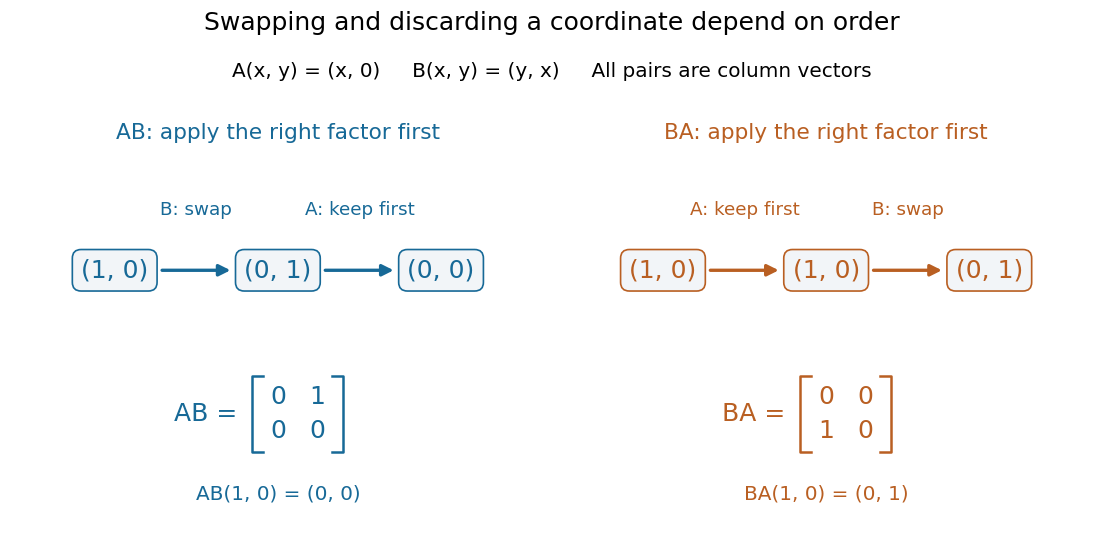

The script that drew this image:
"""Compute and visualize two orders of matrix action; PNG goes to cwd.

Tested with Python 3.14.4, NumPy 2.3.5, and Matplotlib 3.10.7.
"""

from pathlib import Path

import matplotlib
matplotlib.use("Agg")
import matplotlib.pyplot as plt
import numpy as np


def matrix(ax, entries, center, label, color):
    x, y = center
    for i in range(2):
        for j in range(2):
            ax.text(x + (j - 0.5) * 0.24, y + (0.5 - i) * 0.26, str(entries[i, j]),
                    ha="center", va="center", fontsize=15, color=color)
    for side in (-1, 1):
        edge = x + side * 0.28
        ax.plot([edge - side * 0.07, edge, edge, edge - side * 0.07],
                [y + 0.29, y + 0.29, y - 0.29, y - 0.29], color=color, linewidth=1.5)
    ax.text(x - 0.37, y, label + " =", ha="right", va="center", fontsize=15, color=color)


def main():
    a = np.array([[1, 0], [0, 0]], dtype=int)
    b = np.array([[0, 1], [1, 0]], dtype=int)
    v = np.array([1, 0], dtype=int)
    ab, ba = a @ b, b @ a
    assert ab.tolist() == [[0, 1], [0, 0]]
    assert ba.tolist() == [[0, 0], [1, 0]]
    assert not np.array_equal(ab, ba)
    assert (ab @ v).tolist() == [0, 0]
    assert (ba @ v).tolist() == [0, 1]
    assert np.array_equal(ab @ v, a @ (b @ v))
    assert np.array_equal(ba @ v, b @ (a @ v))

    fig, axes = plt.subplots(1, 2, figsize=(9.2, 4.6), dpi=120)
    for ax, first, second, product, label, color in [
        (axes[0], b, a, ab, "AB", "#176997"),
        (axes[1], a, b, ba, "BA", "#b95f22"),
    ]:
        ax.set_xlim(-0.5, 2.5)
        ax.set_ylim(-1.1, 1.6)
        ax.axis("off")
        values = [v, first @ v, second @ (first @ v)]
        for x, value in enumerate(values):
            ax.text(x, 0.8, f"({value[0]}, {value[1]})", ha="center", va="center",
                    fontsize=15, color=color,
                    bbox={"boxstyle": "round,pad=0.35", "fc": "#f2f5f8", "ec": color})
        actions = ["B: swap", "A: keep first"] if label == "AB" else ["A: keep first", "B: swap"]
        for x, action in enumerate(actions):
            ax.annotate("", xy=(x + 0.73, 0.8), xytext=(x + 0.27, 0.8),
                        arrowprops={"arrowstyle": "-|>", "lw": 2, "color": color,
                                    "mutation_scale": 14})
            ax.text(x + 0.5, 1.22, action, ha="center", fontsize=11, color=color)
        ax.set_title(f"{label}: apply the right factor first", fontsize=13, pad=16, color=color)
        matrix(ax, product, (1.12, -0.3), label, color)
        ax.text(1, -0.95, f"{label}(1, 0) = ({values[-1][0]}, {values[-1][1]})",
                ha="center", fontsize=12, color=color)
    fig.suptitle("Swapping and discarding a coordinate depend on order", fontsize=15, y=0.98)
    fig.text(0.5, 0.86, "A(x, y) = (x, 0)     B(x, y) = (y, x)     All pairs are column vectors",
             ha="center", fontsize=12)
    fig.subplots_adjust(left=0.03, right=0.97, top=0.70, bottom=0.06, wspace=0.12)
    fig.savefig(Path.cwd() / Path(__file__).with_suffix(".png").name, facecolor="white")
    plt.close(fig)


if __name__ == "__main__":
    main()
